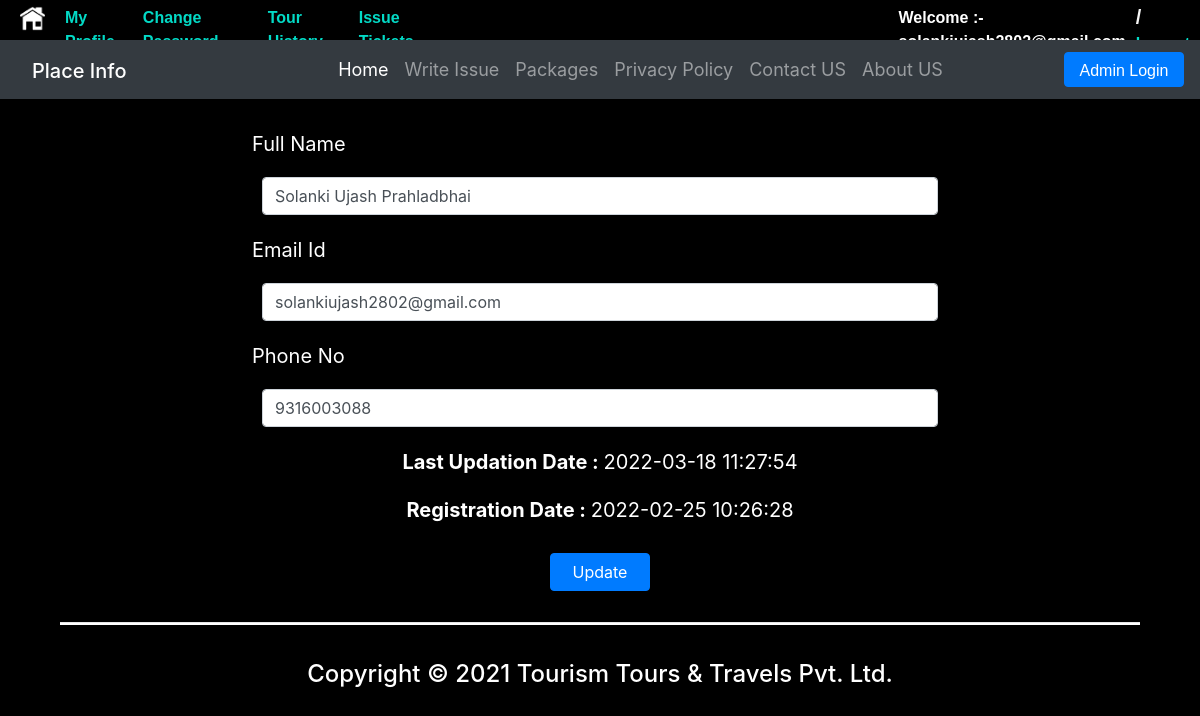
Screenshot of /PhpFile/myprofile.php (signed in) with the database file from the repository.
### tables this page shows
CREATE TABLE `tblusers` (
  `id` int(11) NOT NULL,
  `FullName` varchar(111) NOT NULL,
  `MobileNumber` char(10) NOT NULL,
  `EmailId` varchar(89) NOT NULL,
  `Password` varchar(111) NOT NULL,
  `RegDate` timestamp NOT NULL DEFAULT current_timestamp(),
  `UpdationDate` timestamp NULL DEFAULT NULL ON UPDATE current_timestamp()
);

CREATE TABLE `tblpages` (
  `id` int(11) NOT NULL,
  `type` varchar(233) NOT NULL,
  `detail` longtext NOT NULL
);

### PhpFile/myprofile.php (the view, shortened to what this page needs)
<?php
include ("header.php");
include ("connection.php");
$sql = "SELECT * FROM `tblusers`;";
$result = mysqli_query($conn,$sql);
while($row = mysqli_fetch_assoc($result)){
    if($row['EmailId'] == $_SESSION['Email']){
    echo '<form method="POST" >';
    echo '<div id="update">';
    echo '<label for="fullname">Full Name  </label>
    <input type="text" class="form-control" name="Fullname" id="fullname" value="'.$row['FullName'].'">';
    echo '<label for="email">Email Id  </label><input type="text" id="email" class="form-control" name="Email" value="'.$row['EmailId'].'">';
    echo '<label for="phone">Phone No  </label> <input type="text" id="phone" class="form-control"  name="MobileNumber" value="'.$row['MobileNumber'].'">';
    echo '<label class="info"><b> Last Updation Date : </b>'.$row["UpdationDate"].'</label>';
    echo '<br><label class="info"><b> Registration Date : </b>'.$row["RegDate"].'</label>';
    echo '<input type="submit" name="update" id="btn" value="Update" class="btn btn-primary"><br>';
    echo '</div>';
    echo '</form>';
    break;
    }
}
include ("footer1.php");
?>
<!DOCTYPE html>
<html lang="en">
<head>
</head>
<body>
</body>
</html>

### PhpFile/footer1.php (shortened to what this page needs)
<html>
    <head>
    <link rel="stylesheet" href="https://maxcdn.bootstrapcdn.com/bootstrap/4.0.0/css/bootstrap.min.css">
    <link rel="stylesheet" href="http://localhost/Project/tourism/PhpFile/myProject.css">
    </head>
<footer>
<?php
include "connection.php";
$sql2 = "SELECT * FROM tblpages";
$result2 = mysqli_query($conn,$sql2);
while($row = mysqli_fetch_array($result2)){
  if($row["type"] == "footer1"){
    echo $row["detail"];
  }
  else{
  }
}
?>
</footer>
</head>

### PhpFile/myProject.css (style rules this page uses)
body { color: white; margin: 0; padding: 0; background-color: black; }
hr { background-color: white; height: 2px; position: relative; top: 15px; }
form { background-color: white; color: black; padding: 20px; border-radius: 8px; z-index: -1111; }
footer , footer a { color: white; }
#myhr3 { width: 90%; margin-left: 5%; color: white; }
#copyright h4 { text-align: center; margin: 50px; }

### PhpFile/myprofile.php (style rules this page uses)
.info { width:100%; text-align:center; }
b { color:white; }
.form-control { margin:10px; }
#update { margin:auto; display:flex; flex-wrap:wrap; align-items:center; color:white; width:60%; }
#btn { width:100px; margin:auto; position:relative; top:20; }
form { background-color:black; }
label { margin-top:10px; font-size:20px; }

### rows the page displays
tblusers: Fullname "Solanki Ujash Prahladbhai", Email "solankiujash2802@gmail.com", MobileNumber "9316003088", UpdationDate "2022-03-18 11:27:54", RegDate "2022-02-25 10:26:28"
tblpages: detail "Copyright © 2021 Tourism Tours & Travels Pvt. Ltd."
